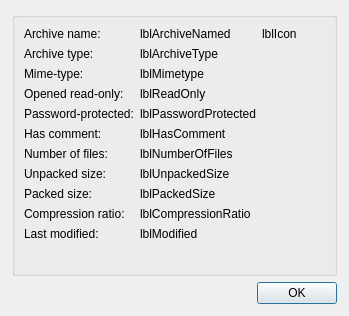
<?xml version="1.0" encoding="UTF-8"?>
<ui version="4.0">
 <class>PropertiesDialog</class>
 <widget class="QWidget" name="PropertiesDialog">
  <property name="geometry">
   <rect>
    <x>0</x>
    <y>0</y>
    <width>349</width>
    <height>316</height>
   </rect>
  </property>
  <layout class="QVBoxLayout" name="verticalLayout">
   <property name="leftMargin">
    <number>12</number>
   </property>
   <property name="topMargin">
    <number>12</number>
   </property>
   <property name="rightMargin">
    <number>12</number>
   </property>
   <property name="bottomMargin">
    <number>12</number>
   </property>
   <item>
    <widget class="QGroupBox" name="groupBox">
     <property name="title">
      <string/>
     </property>
     <layout class="QHBoxLayout" name="horizontalLayout_2">
      <item>
       <layout class="QFormLayout" name="formLayout">
        <item row="0" column="0">
         <widget class="QLabel" name="label">
          <property name="text">
           <string>Archive name:</string>
          </property>
         </widget>
        </item>
        <item row="0" column="1">
         <widget class="QLabel" name="lblArchiveName">
          <property name="text">
           <string>lblArchiveNamed</string>
          </property>
         </widget>
        </item>
        <item row="1" column="0">
         <widget class="QLabel" name="label_4">
          <property name="text">
           <string>Archive type:</string>
          </property>
         </widget>
        </item>
        <item row="1" column="1">
         <widget class="QLabel" name="lblArchiveType">
          <property name="text">
           <string>lblArchiveType</string>
          </property>
         </widget>
        </item>
        <item row="2" column="0">
         <widget class="QLabel" name="label_11">
          <property name="text">
           <string>Mime-type:</string>
          </property>
         </widget>
        </item>
        <item row="3" column="0">
         <widget class="QLabel" name="label_8">
          <property name="text">
           <string>Opened read-only:</string>
          </property>
         </widget>
        </item>
        <item row="3" column="1">
         <widget class="QLabel" name="lblReadOnly">
          <property name="text">
           <string>lblReadOnly</string>
          </property>
         </widget>
        </item>
        <item row="4" column="0">
         <widget class="QLabel" name="label_2">
          <property name="text">
           <string>Password-protected:</string>
          </property>
         </widget>
        </item>
        <item row="4" column="1">
         <widget class="QLabel" name="lblPasswordProtected">
          <property name="text">
           <string>lblPasswordProtected</string>
          </property>
         </widget>
        </item>
        <item row="5" column="0">
         <widget class="QLabel" name="label_10">
          <property name="text">
           <string>Has comment:</string>
          </property>
         </widget>
        </item>
        <item row="5" column="1">
         <widget class="QLabel" name="lblHasComment">
          <property name="text">
           <string>lblHasComment</string>
          </property>
         </widget>
        </item>
        <item row="6" column="0">
         <widget class="QLabel" name="label_3">
          <property name="text">
           <string>Number of files:</string>
          </property>
         </widget>
        </item>
        <item row="6" column="1">
         <widget class="QLabel" name="lblNumberOfFiles">
          <property name="text">
           <string>lblNumberOfFiles</string>
          </property>
         </widget>
        </item>
        <item row="7" column="0">
         <widget class="QLabel" name="label_5">
          <property name="text">
           <string>Unpacked size:</string>
          </property>
         </widget>
        </item>
        <item row="7" column="1">
         <widget class="QLabel" name="lblUnpackedSize">
          <property name="text">
           <string>lblUnpackedSize</string>
          </property>
         </widget>
        </item>
        <item row="8" column="0">
         <widget class="QLabel" name="label_7">
          <property name="text">
           <string>Packed size:</string>
          </property>
         </widget>
        </item>
        <item row="8" column="1">
         <widget class="QLabel" name="lblPackedSize">
          <property name="text">
           <string>lblPackedSize</string>
          </property>
         </widget>
        </item>
        <item row="9" column="0">
         <widget class="QLabel" name="label_9">
          <property name="text">
           <string>Compression ratio:</string>
          </property>
         </widget>
        </item>
        <item row="9" column="1">
         <widget class="QLabel" name="lblCompressionRatio">
          <property name="text">
           <string>lblCompressionRatio</string>
          </property>
         </widget>
        </item>
        <item row="10" column="0">
         <widget class="QLabel" name="label_6">
          <property name="text">
           <string>Last modified:</string>
          </property>
         </widget>
        </item>
        <item row="10" column="1">
         <widget class="QLabel" name="lblLastModified">
          <property name="text">
           <string>lblModified</string>
          </property>
         </widget>
        </item>
        <item row="2" column="1">
         <widget class="QLabel" name="lblMimetype">
          <property name="text">
           <string>lblMimetype</string>
          </property>
         </widget>
        </item>
       </layout>
      </item>
      <item>
       <widget class="QLabel" name="lblIcon">
        <property name="text">
         <string>lblIcon</string>
        </property>
        <property name="alignment">
         <set>Qt::AlignLeading|Qt::AlignLeft|Qt::AlignTop</set>
        </property>
       </widget>
      </item>
     </layout>
    </widget>
   </item>
   <item>
    <widget class="QDialogButtonBox" name="buttonBox">
     <property name="standardButtons">
      <set>QDialogButtonBox::Ok</set>
     </property>
     <property name="centerButtons">
      <bool>false</bool>
     </property>
    </widget>
   </item>
  </layout>
 </widget>
 <resources/>
 <connections/>
</ui>
